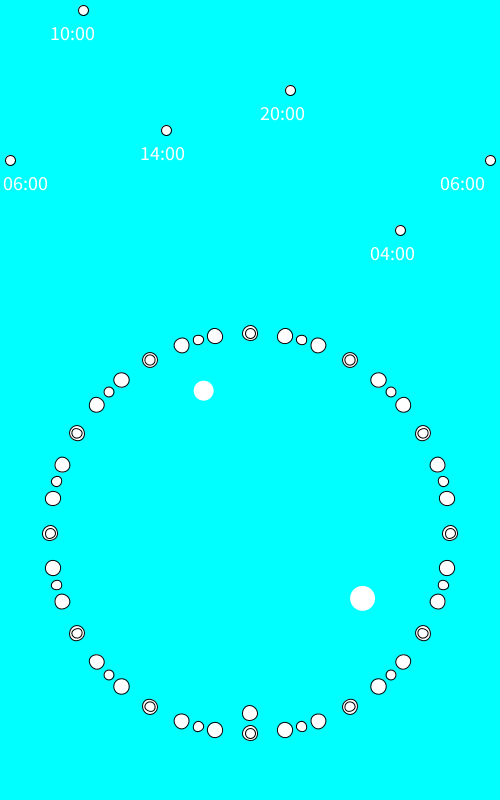
Frame 1 (no input)
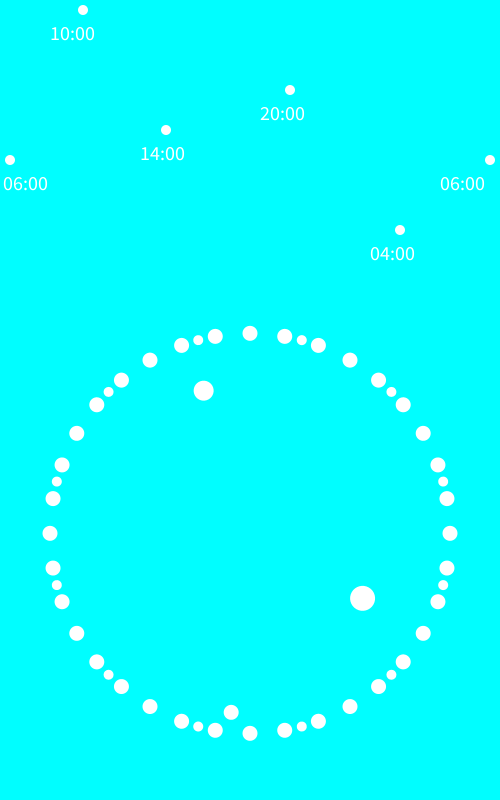
Frame 60 (the mouse pressed at the canvas centre just before this capture)
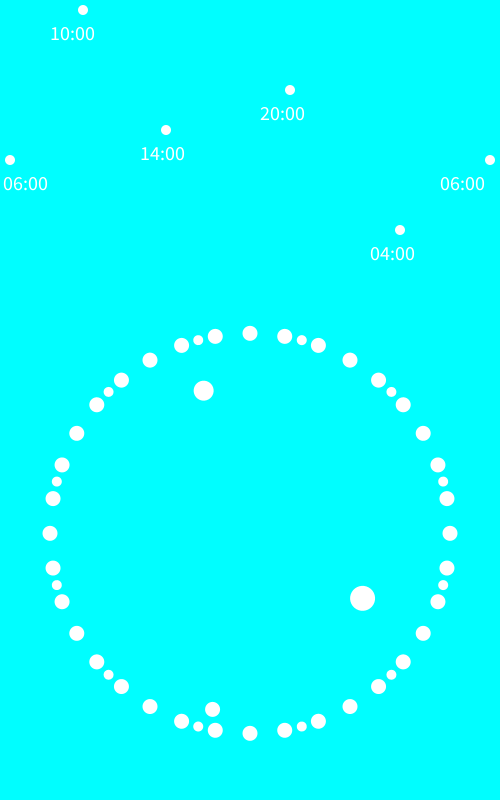
Frame 120 (the mouse held since frame 60 and released just before this capture)

The Processing sketch that drew these frames (run headless with seeded random() and noise(); from frame 60 on, the mouse is pressed at the canvas centre):

// Processing sketch: processing_122663
// ── processing_122663.pde

float counter = 0;
void setup ()
{
  size (500, 800);
}
void draw ()
{
  colorMode(HSB, 360, 100, 100);


  float h = map(sin(counter), -1, 1, 0, 360); //strecke-1bis1,farbe
  background(h, 100, 1000);   //sinus+sättigung+helligkeit
  counter += 0.00000468; //geschwindigkeit durchlaufs



  ellipse (10, 160, 10, 10); //06:00 Uhr
  textSize(20);
  text("06:00", 3, 190);
  ellipse (83, 10, 10, 10); //10:00 Uhr
  textSize(20);
  text("10:00", 50, 40);
  ellipse (166, 130, 10, 10); //14:00 Uhr
  textSize(20);
  text("14:00", 140, 160);
  ellipse (290, 90, 10, 10); //20:00 Uhr
  textSize(20);
  text("20:00", 260, 120);
  ellipse (400, 230, 10, 10); //04:00 Uhr
  textSize(20);
  text("04:00", 370, 260);
  ellipse (490, 160, 10, 10); //06:00 Uhr
  textSize(20);
  text("06:00", 440, 190);
  


  translate(width/2, height/1.5);
  for (int i=0; i<360; i+=10) { // 360 Grad in 20° Schritten
    pushMatrix();
    rotate(radians(i)); // Um i rotieren
    translate(0, 200); // Um Radius verschieben
    ellipse(0, 0, 15, 15);
    popMatrix();
  }

  for (int i=0; i<360; i+=15) { // 360 Grad in 20° Schritten
    pushMatrix();
    rotate(radians(i)); // Um i rotieren
    translate(0, 200); // Um Radius verschieben
    ellipse(0, 0, 10, 10);
    popMatrix();
  }
  float sec = map(second(), 0, 60, 0, 360);
  println(sec);

  pushMatrix();
  rotate(radians(sec)); // Um i rotieren
  translate(0, -180); // Um Radius verschieben
  ellipse(0, 0, 15, 15);
  noStroke();
  popMatrix();



  float min = map(minute(), 0, 60, 0, 360);
  println(min);

  pushMatrix();
  rotate(radians(min)); // Um i rotieren
  translate(0, -150); // Um Radius verschieben
  ellipse(0, 0, 20, 20);
  noStroke();
  popMatrix();

  float std = map(hour(), 0, 12, 0, 360);
  println(std);

  pushMatrix();
  rotate(radians(std)); // Um i rotieren
  translate(0, -130); // Um Radius verschieben
  ellipse(0, 0, 25, 25);
  noStroke();
  popMatrix();
}
